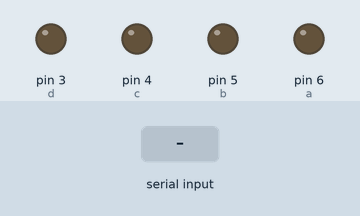
Recording of a sketch running on a simulated Arduino Uno, built with avr-gcc and run on an emulated ATmega328P. Shown: output pins drawn as LEDs (lit = HIGH). The test bench sets the inputs (shaded band).

Above: at 1.2 s.
1.3 s: byte 1 (1) received over Serial
At 2.2 s:
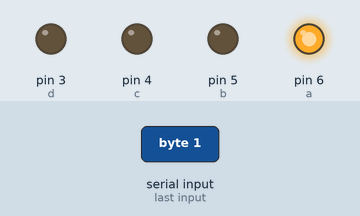
2.8 s: byte 2 (2) received over Serial
At 3.4 s:
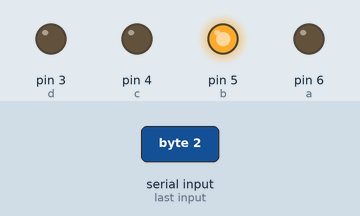
4.3 s: byte 3 (3) received over Serial
At 5.5 s:
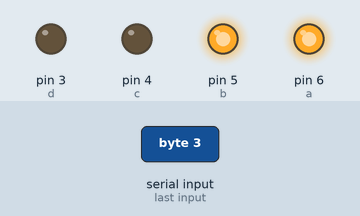
5.8 s: byte 4 (4) received over Serial
At 6.9 s:
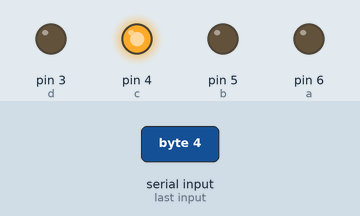
7.3 s: byte 5 (5) received over Serial
At 8.0 s:
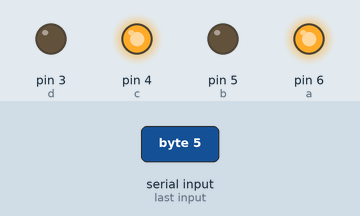
8.8 s: byte 6 (6) received over Serial
At 9.1 s:
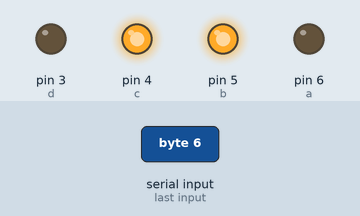
Timing chart, 0 to 11.3 s (numbered marks = the images above; inputs shaded):
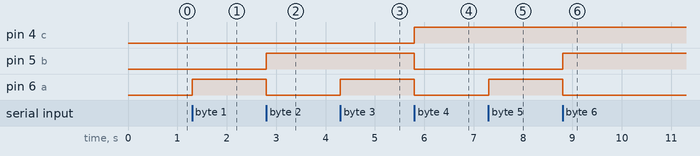

The sketch:

nixie_tweetbot.ino
```cpp
int a = 6;
int b = 5;
int c = 4;
int d = 3;

int rx_byte;

void setup() {
  Serial.begin( 9600 );
  pinMode(a, OUTPUT);
  pinMode(b, OUTPUT);
  pinMode(c, OUTPUT);
  pinMode(d, OUTPUT);
}

void loop() {
  if( Serial.available() > 0 ) {
    rx_byte = Serial.read();
//    Serial.println(rx_byte);
  }

  switch(rx_byte) {
    case 0:
      output(0,0,0,0);
      break;
    case 1:
      output(0,0,0,1);
      break;
    case 2:
      output(0,0,1,0);
      break;
    case 3:
      output(0,0,1,1);
      break;
    case 4:
      output(0,1,0,0);
      break;
    case 5:
      output(0,1,0,1);
      break;
    case 6:
      output(0,1,1,0);
      break;
    case 7:
      output(0,1,1,1);
      break;
    case 8:
      output(1,0,0,0);
      break;
    case 9:
      output(1,0,0,1);
      break;
    default:
    break;
  }
}

void output(int d, int c, int b, int a) {
  if (a == 1) digitalWrite(6, HIGH);
  else if (a == 0) digitalWrite(6, LOW);
  if (b == 1) digitalWrite(5, HIGH);
  else if (b == 0) digitalWrite(5, LOW);
  if (c == 1) digitalWrite(4, HIGH);
  else if (c == 0) digitalWrite(4, LOW);
  if (d == 1) digitalWrite(3, HIGH);
  else if (d == 0) digitalWrite(3, LOW);

//  delay(500);
}
```

Measured:
- after the input at 1.3 s, pin 6 (a): LOW → HIGH at once
- after the input at 2.8 s, pin 5 (b): LOW → HIGH at once; pin 6 (a): HIGH → LOW at once
- after the input at 4.3 s, pin 6 (a): LOW → HIGH at once
- after the input at 5.8 s, pin 4 (c): LOW → HIGH at once; pin 5 (b), pin 6 (a): HIGH → LOW at once
- after the input at 7.3 s, pin 6 (a): LOW → HIGH at once
- after the input at 8.8 s, pin 5 (b): LOW → HIGH at once; pin 6 (a): HIGH → LOW at once
